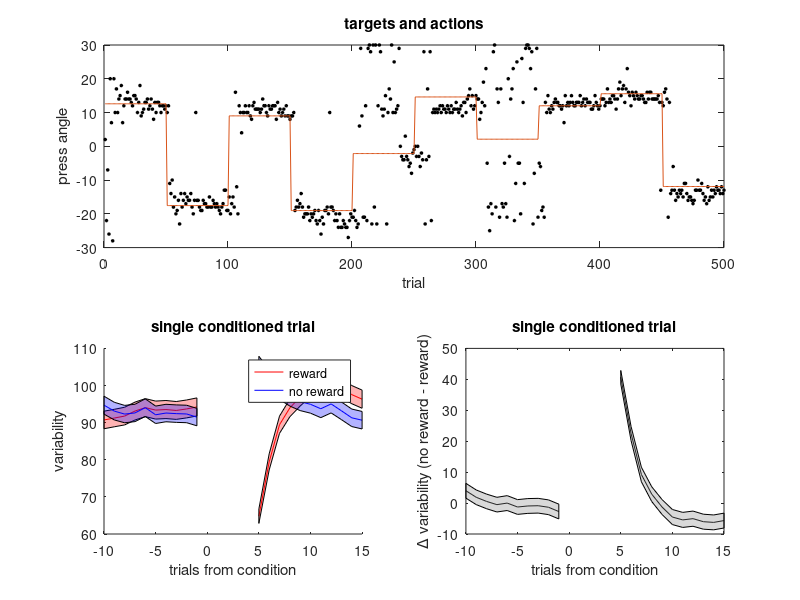

This chart was generated by the following MATLAB code:
% Figure 1 

clear all;
load fig_cond;


figure;

% actions and targets
%

subplot(2,1,1);
plot(ex.a(1:500), 'o', 'color', 'black', 'markerfacecolor', 'black', 'markersize', 2);
hold on;
plot(ex.tar(1:500));
hold off;
xlabel('trial');
ylabel('press angle');
title('targets and actions');


% reward and no-reward
%

subplot(2,2,3);

cols = {'red', 'blue'};
labels = {'reward', 'no reward'};
which = {ex.clamp == 1, ex.clamp == 0};

ax = -10:15;
clear v;
clear hh;
clear n;
clear m;
clear s;
hold on;
for c_idx = 1:2
    ix = find(which{c_idx});
    for i = 1:length(ix)
        for j = 1:length(ax)
            t = ix(i) + ax(j);
            v(i,j) = ex.var(t);
            if ax(j) >= 0 && ax(j) < 5
                v(i,j) = NaN;
            end
        end
    end

    n{c_idx} = size(v, 1);
    m{c_idx} = mean(v, 1);
    s{c_idx} = std(v, 1);
    se{c_idx} = std(v, 1) / sqrt(size(v,1));
    hh(c_idx) = plot(ax, m{c_idx}, 'color', cols{c_idx});

    w = ax < 0;
    h = fill([ax(w) flip(ax(w))], [m{c_idx}(w) + se{c_idx}(w) flip(m{c_idx}(w) - se{c_idx}(w))], cols{c_idx});
    set(h, 'facealpha', 0.3);

    w = ax >= 5;
    h = fill([ax(w) flip(ax(w))], [m{c_idx}(w) + se{c_idx}(w) flip(m{c_idx}(w) - se{c_idx}(w))], cols{c_idx});
    set(h, 'facealpha', 0.3);

    %plot([0 0], [60 100], '--', 'color', [0.4 0.4 0.4]);
end
hold off;

legend(hh, labels);
xlabel('trials from condition');
ylabel('variability');
title('single conditioned trial');

% no-reward - reward
%

subplot(2,2,4);

md = m{2} - m{1};
sed = sqrt(s{1}.^2 + s{2}.^2) / sqrt(n{1} + n{2}); 

plot(ax, md, 'color', 'black');
hold on;

w = ax < 0;
h = fill([ax(w) flip(ax(w))], [md(w) + sed(w) flip(md(w) - sed(w))], [0.5 0.5 0.5]);
set(h, 'facealpha', 0.3);

w = ax >= 5;
h = fill([ax(w) flip(ax(w))], [md(w) + sed(w) flip(md(w) - sed(w))], [0.5 0.5 0.5]);
set(h, 'facealpha', 0.3);
hold off;

xlabel('trials from condition');
ylabel('\Delta variability (no reward - reward)');
title('single conditioned trial');
